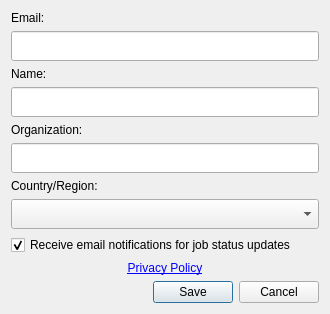
<?xml version="1.0" encoding="UTF-8"?>
<ui version="4.0">
 <class>DlgSettingsEditUpdate</class>
 <widget class="QDialog" name="DlgSettingsEditUpdate">
  <property name="geometry">
   <rect>
    <x>0</x>
    <y>0</y>
    <width>330</width>
    <height>295</height>
   </rect>
  </property>
  <property name="sizePolicy">
   <sizepolicy hsizetype="Fixed" vsizetype="Fixed">
    <horstretch>0</horstretch>
    <verstretch>0</verstretch>
   </sizepolicy>
  </property>
  <property name="windowTitle">
   <string>Update user information</string>
  </property>
  <layout class="QGridLayout" name="gridLayout">
   <item row="7" column="0">
    <widget class="QComboBox" name="country">
     <property name="sizePolicy">
      <sizepolicy hsizetype="Preferred" vsizetype="Minimum">
       <horstretch>0</horstretch>
       <verstretch>0</verstretch>
      </sizepolicy>
     </property>
     <property name="minimumSize">
      <size>
       <width>200</width>
       <height>30</height>
      </size>
     </property>
    </widget>
   </item>
   <item row="5" column="0">
    <widget class="QLineEdit" name="organization">
     <property name="sizePolicy">
      <sizepolicy hsizetype="Expanding" vsizetype="Minimum">
       <horstretch>0</horstretch>
       <verstretch>0</verstretch>
      </sizepolicy>
     </property>
     <property name="minimumSize">
      <size>
       <width>200</width>
       <height>30</height>
      </size>
     </property>
     <property name="inputMethodHints">
      <set>Qt::ImhNone</set>
     </property>
     <property name="echoMode">
      <enum>QLineEdit::Normal</enum>
     </property>
    </widget>
   </item>
   <item row="0" column="0">
    <widget class="QLabel" name="label_2">
     <property name="sizePolicy">
      <sizepolicy hsizetype="Preferred" vsizetype="Minimum">
       <horstretch>0</horstretch>
       <verstretch>0</verstretch>
      </sizepolicy>
     </property>
     <property name="text">
      <string>Email:</string>
     </property>
    </widget>
   </item>
   <item row="1" column="0">
    <widget class="QLineEdit" name="email">
     <property name="sizePolicy">
      <sizepolicy hsizetype="Expanding" vsizetype="Minimum">
       <horstretch>0</horstretch>
       <verstretch>0</verstretch>
      </sizepolicy>
     </property>
     <property name="minimumSize">
      <size>
       <width>200</width>
       <height>30</height>
      </size>
     </property>
     <property name="inputMethodHints">
      <set>Qt::ImhEmailCharactersOnly</set>
     </property>
     <property name="readOnly">
      <bool>true</bool>
     </property>
    </widget>
   </item>
   <item row="2" column="0">
    <widget class="QLabel" name="label_5">
     <property name="sizePolicy">
      <sizepolicy hsizetype="Preferred" vsizetype="Minimum">
       <horstretch>0</horstretch>
       <verstretch>0</verstretch>
      </sizepolicy>
     </property>
     <property name="text">
      <string>Name:</string>
     </property>
    </widget>
   </item>
   <item row="3" column="0">
    <widget class="QLineEdit" name="name">
     <property name="sizePolicy">
      <sizepolicy hsizetype="Expanding" vsizetype="Minimum">
       <horstretch>0</horstretch>
       <verstretch>0</verstretch>
      </sizepolicy>
     </property>
     <property name="minimumSize">
      <size>
       <width>200</width>
       <height>30</height>
      </size>
     </property>
     <property name="inputMethodHints">
      <set>Qt::ImhNoAutoUppercase</set>
     </property>
    </widget>
   </item>
   <item row="6" column="0">
    <widget class="QLabel" name="label_4">
     <property name="sizePolicy">
      <sizepolicy hsizetype="Preferred" vsizetype="Minimum">
       <horstretch>0</horstretch>
       <verstretch>0</verstretch>
      </sizepolicy>
     </property>
     <property name="text">
      <string>Country/Region:</string>
     </property>
    </widget>
   </item>
   <item row="8" column="0">
    <widget class="QCheckBox" name="email_notifications_enabled">
     <property name="sizePolicy">
      <sizepolicy hsizetype="Preferred" vsizetype="Minimum">
       <horstretch>0</horstretch>
       <verstretch>0</verstretch>
      </sizepolicy>
     </property>
     <property name="text">
      <string>Receive email notifications for job status updates</string>
     </property>
     <property name="checked">
      <bool>true</bool>
     </property>
    </widget>
   </item>
    <item row="9" column="0">
     <widget class="QLabel" name="label_privacy">
      <property name="sizePolicy">
        <sizepolicy hsizetype="Preferred" vsizetype="Minimum">
         <horstretch>0</horstretch>
         <verstretch>0</verstretch>
        </sizepolicy>
      </property>
      <property name="text">
        <string>&lt;html&gt;&lt;head/&gt;&lt;body&gt;&lt;p&gt;&lt;a href=&quot;https://www.conservation.org/policies/privacy&quot;&gt;Privacy Policy&lt;/a&gt;&lt;/p&gt;&lt;/body&gt;&lt;/html&gt;</string>
      </property>
      <property name="textFormat">
        <enum>Qt::RichText</enum>
      </property>
      <property name="alignment">
        <set>Qt::AlignHCenter|Qt::AlignTop</set>
      </property>
      <property name="openExternalLinks">
        <bool>true</bool>
      </property>
      <property name="wordWrap">
        <bool>true</bool>
      </property>
     </widget>
    </item>
    <item row="10" column="0">
     <widget class="QDialogButtonBox" name="buttonBox">
      <property name="sizePolicy">
        <sizepolicy hsizetype="Expanding" vsizetype="Minimum">
         <horstretch>0</horstretch>
         <verstretch>0</verstretch>
        </sizepolicy>
      </property>
      <property name="standardButtons">
        <set>QDialogButtonBox::Cancel|QDialogButtonBox::Save</set>
      </property>
     </widget>
    </item>
   <item row="4" column="0">
    <widget class="QLabel" name="label_3">
     <property name="sizePolicy">
      <sizepolicy hsizetype="Preferred" vsizetype="Minimum">
       <horstretch>0</horstretch>
       <verstretch>0</verstretch>
      </sizepolicy>
     </property>
     <property name="text">
      <string>Organization:</string>
     </property>
    </widget>
   </item>
  </layout>
 </widget>
 <tabstops>
  <tabstop>email</tabstop>
  <tabstop>name</tabstop>
  <tabstop>organization</tabstop>
  <tabstop>country</tabstop>
  <tabstop>email_notifications_enabled</tabstop>
 </tabstops>
 <resources/>
 <connections/>
</ui>
